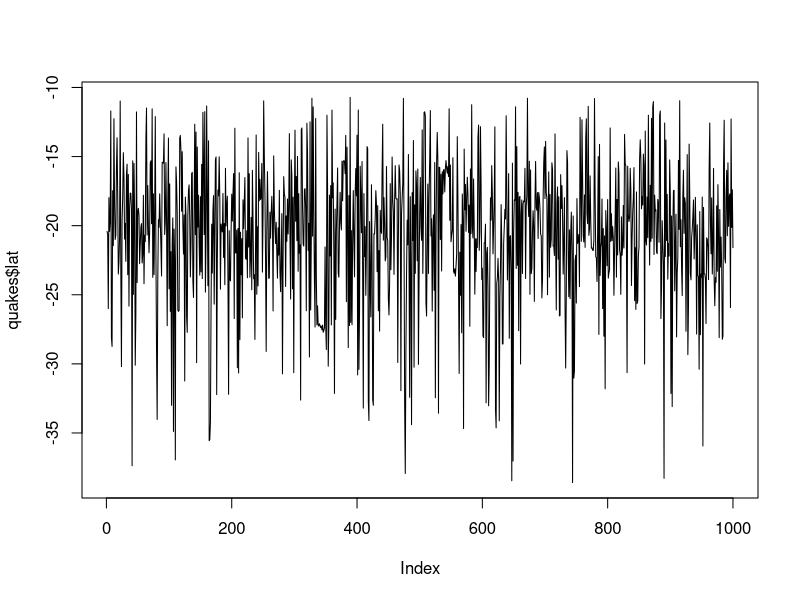
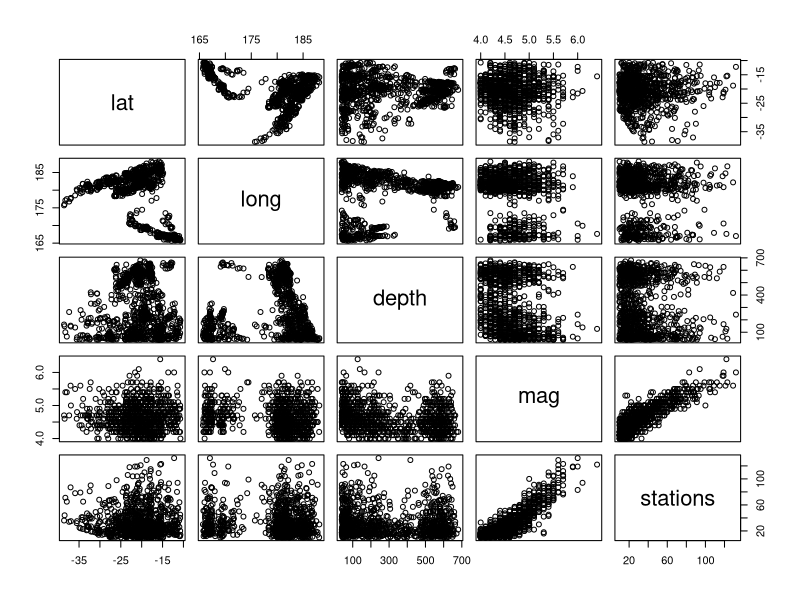
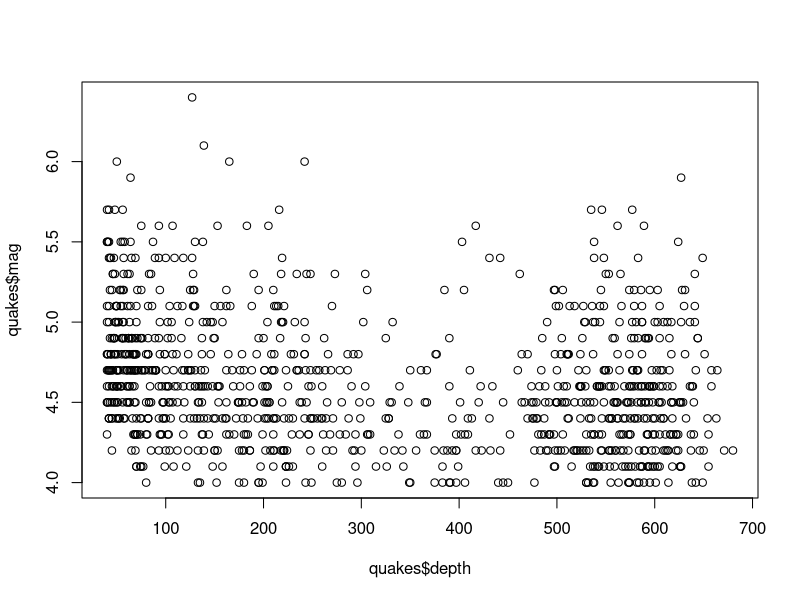
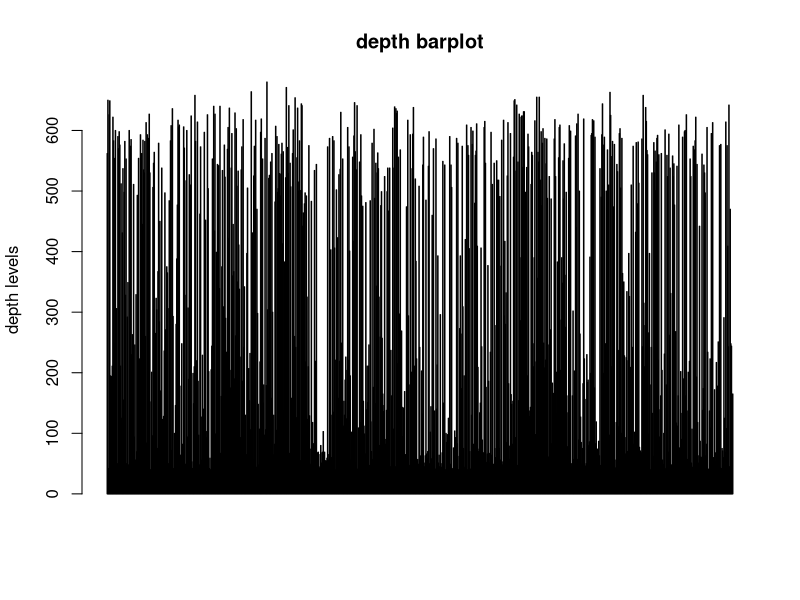
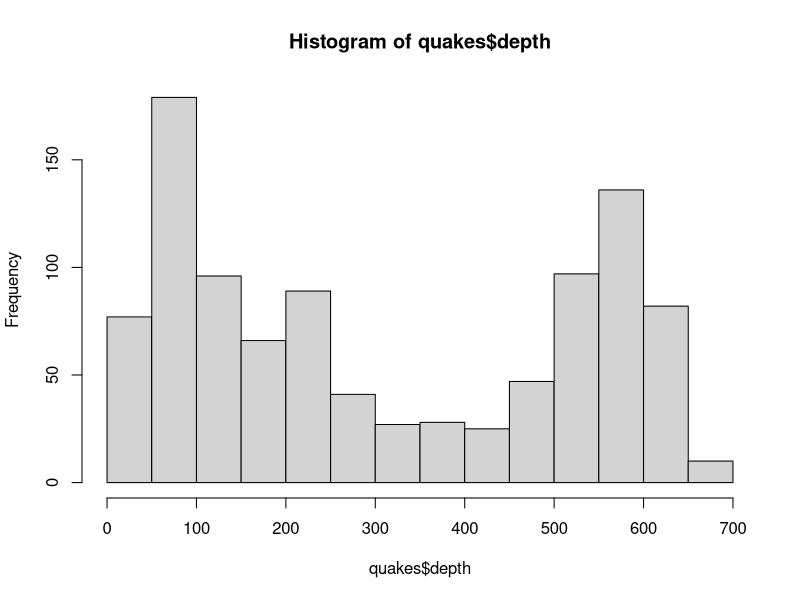
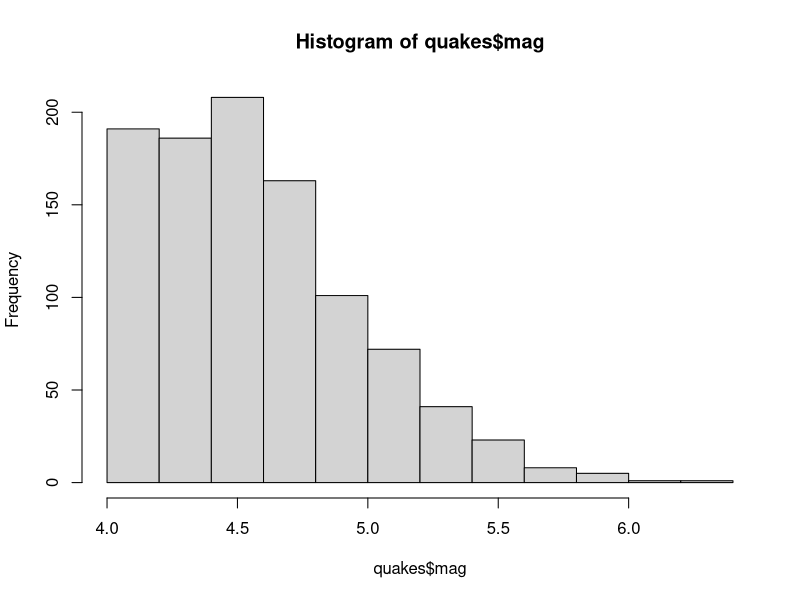

Write the R code that produced these figures, in order. (Note: this script raises an error after producing the figures.)
quakes<- datasets::quakes
head(quakes,100)
tail(quakes,100)
summary(quakes)
summary(quakes$depth)
plot(quakes$lat,type = "l")
plot(quakes)
plot(quakes$depth,quakes$mag,type = "p")
# Horizontal bar plot
barplot(quakes$depth, main = 'depth barplot',
        ylab = 'depth levels', col= 'YELLOW',horiz =F,axes=T)
hist(quakes$depth)
hist(quakes$mag)
skweness(quakes$depth,na.rm=T)
skewness(quakes$depth,na.rm = T)
kurtosis(quakes$depth,na.rm = T)
var(quakes$depth)
boxplot(quakes$stations)
boxplot(quakes$stations)$out
boxplot.stats(quakes$depth)$out
boxplot.stats(quakes$mag)$out
boxplot(quakes$mag)
barplot(quakes$mag,main = 'maginitude',xlab = 'mag levels',col = 'green',horiz = F,axes = T)
skewness(quakes$mag,na.rm=T)
kurtosis(quakes$mag,na.rm = T)
var(quakes$mag)
skewness(quakes$depth,na.rm = T)
kurtosis(quakes$depth,na.rm = T)
var(quakes$depth)
hist(quakes$depth,ylab = 'levels',main = 'depth concentration',col='black',axes=T)
boxplot(quakes[,0:5], main='Multiple Box plots')
hist(quakes$mag,main = 'MAG',col = 'blue')
boxplot(quakes[,0:5],col = 'red')$out
